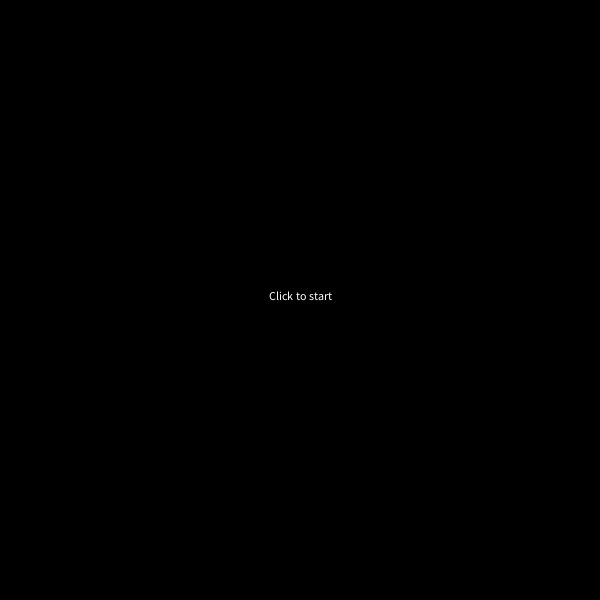
Frame 1 (no input)
Frame 60 (the mouse pressed at the canvas centre just before this capture): identical to frame 1, image omitted
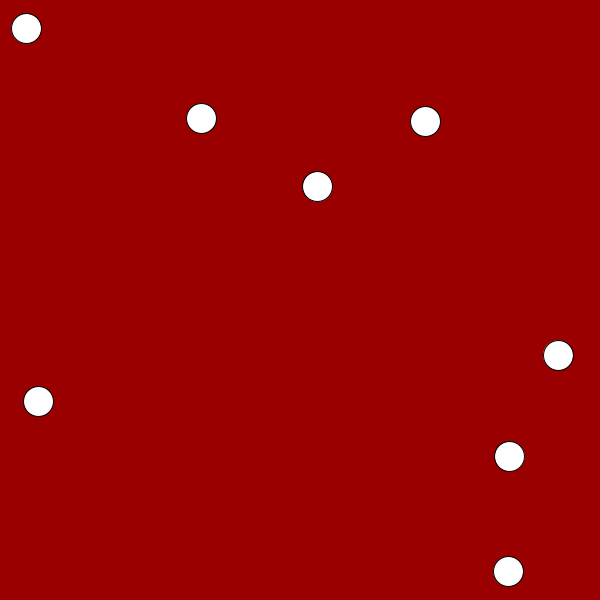
Frame 120 (the mouse held since frame 60 and released just before this capture)

The Processing sketch that drew these frames (run headless with seeded random() and noise(); from frame 60 on, the mouse is pressed at the canvas centre):

// Processing sketch: sketch_201008b
// ── sketch_201008b.pde
int AniScreen = 0;
Ball[] ball;


void setup(){
 size(600, 600);

}  


void draw() {
  if (AniScreen == 0) {  //if aniscreen = 0 which happens when you press the start screen sends you to void screen 
    Screen();
  } else if (AniScreen == 1) { //this sends you to void aniscreen after your press mou
    AniScreen();
  }
}
void Screen() {
    size(600, 600);
    background(0, 0, 0);
    textAlign(CENTER);
    fill(255, 255, 255);
    text("Click to start", 300, 300);
      ball = new Ball[10];
  for ( int i = 0; i < ball.length; i++){
    ball[i] = new Ball();
  }
}
void AniScreen() {
  background(0, 55, 55);
  background(155, 0, 0);
  for( int i = 0; i < ball.length; i++){
    ball[i].display();
  }
  }
 
void mousePressed() {
  if (AniScreen==0) { 
    startAni();
  }
}
void startAni() {
  AniScreen=1;
}

// ── Ball.pde
class Ball{
  float x; //ball's x positsion
  float y; //ball's y position
  float diamter; //ball's diamter
  float Vx; //ball's x velocity
  float Vy; //ball's y velocity
  
  Ball(){
    x = random(width);  //random x position
    y = random(height); //random y position
    diamter = 30;       //diamter of 30
    Vx = random(-5, 5); //random x velocity between -5 and 5
    Vy = random(-5, 5); //random y velocity between -5 and 5
  }
  
  
  void display(){  //displays the ball
    update(); //updates the ball
    circle(x,y,diamter); //makes the ball a circle
  }
  
  
  void update(){   //this updates the ball's location and the movemnets when hitting the side
    x += Vx;
    y += Vy;
    if( x > width || x < 0){
      Vx *= -1;
  }
    if( y > width || x < 0){
      Vy *= -1;
    }    
  }
} 
